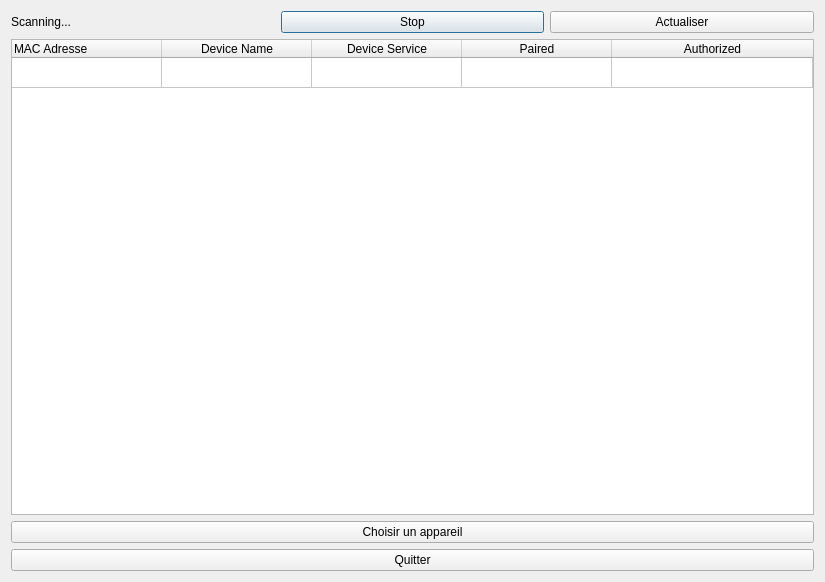
<?xml version="1.0" encoding="UTF-8"?>
<ui version="4.0">
 <class>Bluetoothe</class>
 <widget class="QDialog" name="Bluetoothe">
  <property name="geometry">
   <rect>
    <x>0</x>
    <y>0</y>
    <width>825</width>
    <height>582</height>
   </rect>
  </property>
  <property name="windowTitle">
   <string>Dialog</string>
  </property>
  <layout class="QVBoxLayout" name="verticalLayout">
   <item>
    <layout class="QGridLayout" name="gridLayout">
     <item row="0" column="0">
      <layout class="QHBoxLayout" name="horizontalLayout">
       <item>
        <widget class="QLabel" name="Status">
         <property name="text">
          <string>Scanning...</string>
         </property>
        </widget>
       </item>
       <item>
        <widget class="QPushButton" name="StopButton">
         <property name="text">
          <string>Stop</string>
         </property>
        </widget>
       </item>
       <item>
        <widget class="QPushButton" name="ActualiserButton">
         <property name="text">
          <string>Actualiser</string>
         </property>
        </widget>
       </item>
      </layout>
     </item>
    </layout>
   </item>
   <item>
    <widget class="QTableWidget" name="tableWidget">
     <attribute name="horizontalHeaderCascadingSectionResizes">
      <bool>true</bool>
     </attribute>
     <attribute name="horizontalHeaderDefaultSectionSize">
      <number>150</number>
     </attribute>
     <attribute name="horizontalHeaderStretchLastSection">
      <bool>true</bool>
     </attribute>
     <attribute name="verticalHeaderVisible">
      <bool>false</bool>
     </attribute>
     <row>
      <property name="text">
       <string>test</string>
      </property>
     </row>
     <column>
      <property name="text">
       <string>MAC Adresse</string>
      </property>
      <property name="textAlignment">
       <set>AlignLeft|AlignVCenter</set>
      </property>
      <property name="foreground">
       <brush brushstyle="NoBrush">
        <color alpha="255">
         <red>0</red>
         <green>0</green>
         <blue>0</blue>
        </color>
       </brush>
      </property>
     </column>
     <column>
      <property name="text">
       <string>Device Name</string>
      </property>
     </column>
     <column>
      <property name="text">
       <string>Device Service</string>
      </property>
     </column>
     <column>
      <property name="text">
       <string>Paired</string>
      </property>
      <property name="textAlignment">
       <set>AlignHCenter|AlignVCenter|AlignCenter</set>
      </property>
     </column>
     <column>
      <property name="text">
       <string>Authorized</string>
      </property>
      <property name="textAlignment">
       <set>AlignHCenter|AlignVCenter|AlignCenter</set>
      </property>
     </column>
     <item row="0" column="0">
      <property name="text">
       <string/>
      </property>
     </item>
    </widget>
   </item>
   <item>
    <widget class="QPushButton" name="SelectDeviceButton">
     <property name="text">
      <string>Choisir un appareil</string>
     </property>
    </widget>
   </item>
   <item>
    <widget class="QPushButton" name="pushButton">
     <property name="text">
      <string>Quitter</string>
     </property>
    </widget>
   </item>
  </layout>
 </widget>
 <resources/>
 <connections/>
</ui>
